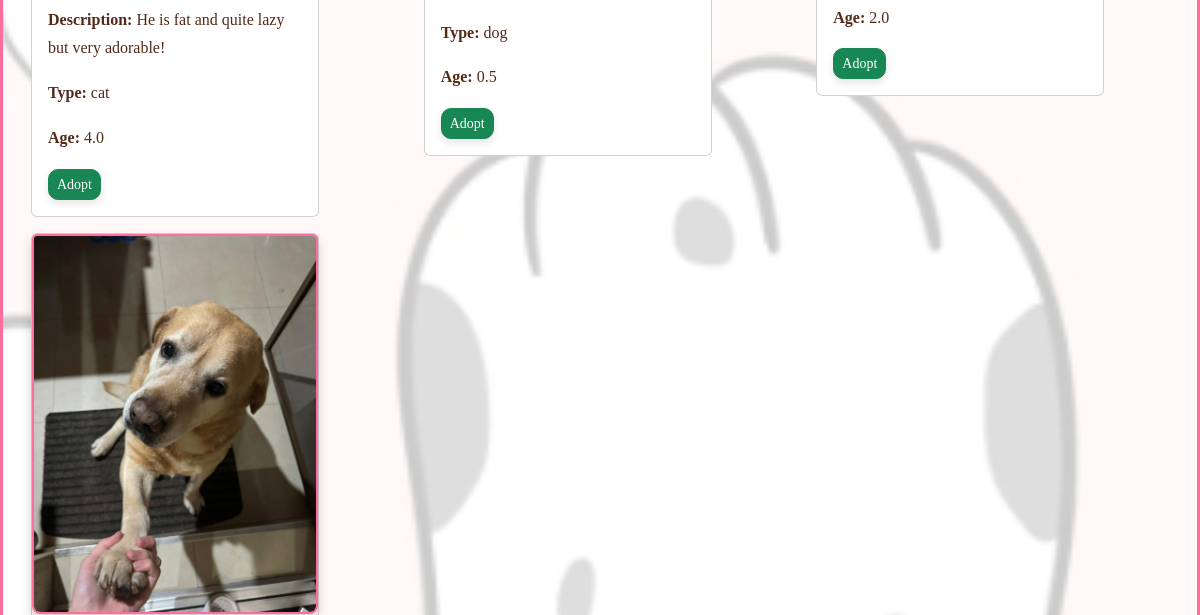
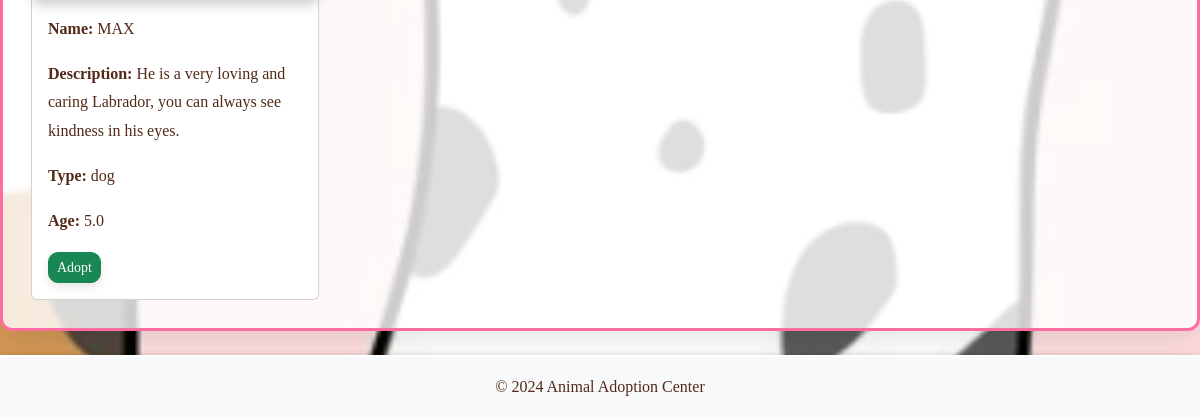
Before: /search (lower part) with the older database file (2 pictures, top to bottom).
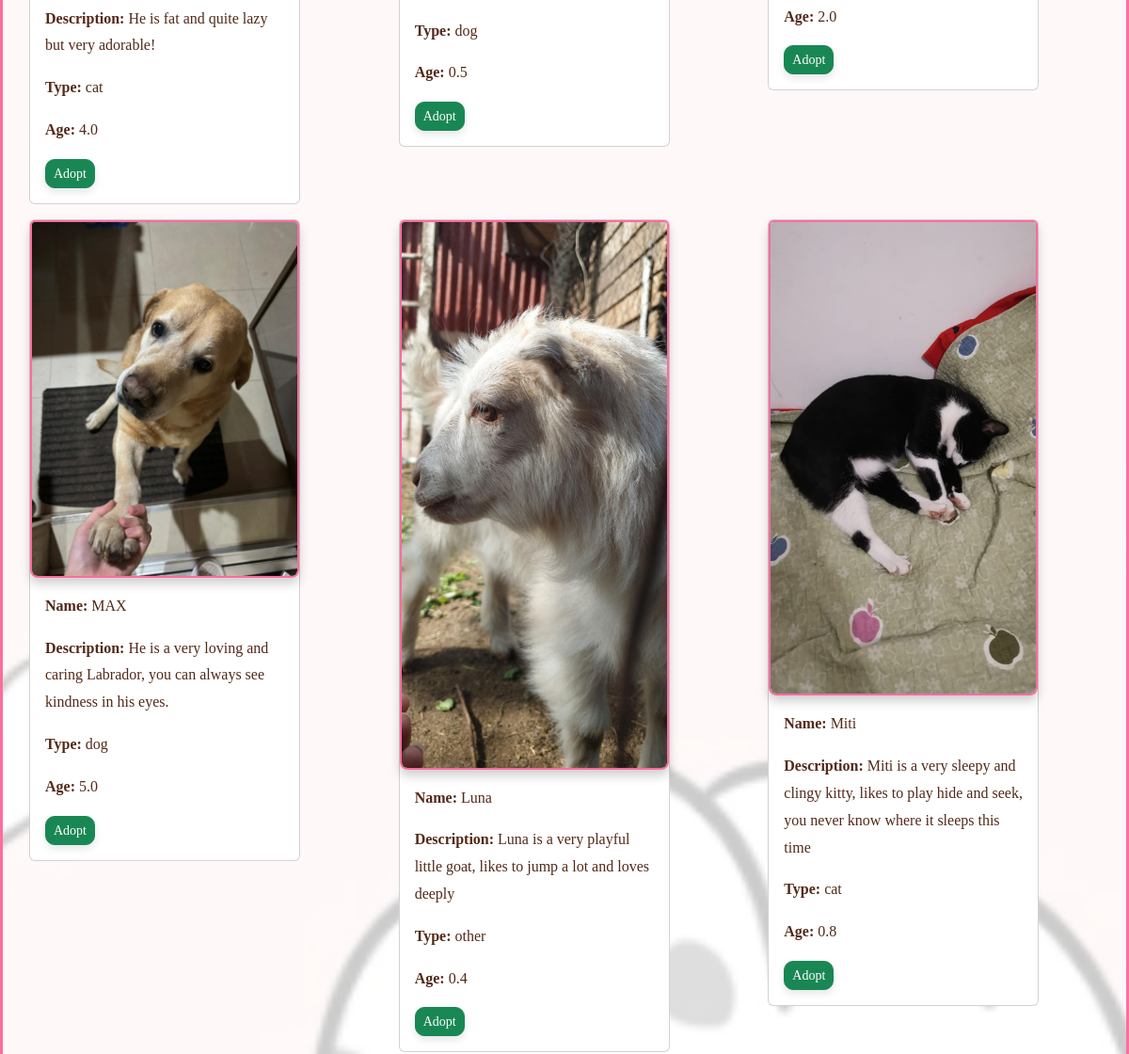
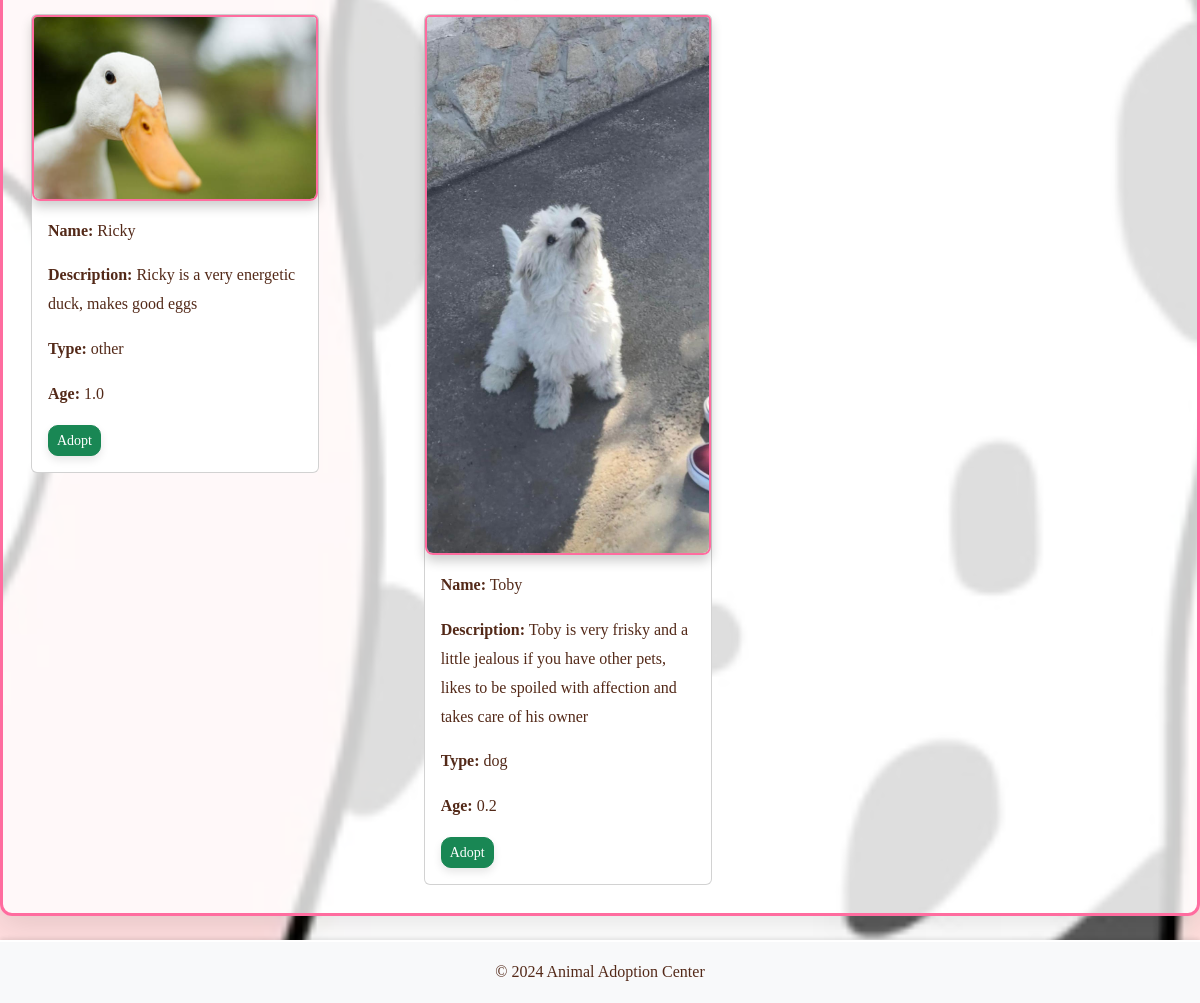
After: the same page with the newer database file (2 pictures, top to bottom).
### app/models.py (models this page shows, shortened)
class Animal(db.Model):
    id = db.Column(db.Integer, primary_key=True)
    name = db.Column(db.String(100), nullable=False)
    age = db.Column(db.String(20), nullable=False)  # Age stored as string (e.g., "2 years")
    animal_type = db.Column(db.String(50), nullable=False)  # e.g., "dog", "cat"
    description = db.Column(db.Text, nullable=True)
    image = db.Column(db.String(255), nullable=False)  # Path to the image file

### app/backend/routes.py (the view)
@main.route('/search')
def search_animals():
    query = request.args.get('q', '').lower()
    results = Animal.query.filter(Animal.animal_type.ilike(f'%{query}%')).all()
    return render_template('animal_search_result.html', animals=results, query=query)

### app/frontend/templates/animal_search_result.html (shortened to what this page needs)
{% extends "home.html" %}
{% block content %}
<div class="row">
    {% if animals %}
        {% for animal in animals %}
        <div class="col-12 col-md-6 col-lg-4">
            <div class="card m-2" style="width: 18rem;">
                <img src="{{ url_for('static', filename=animal.image) }}" class="card-img-top" alt="{{ animal.name }}">
                <div class="card-body">
                    <p class="card-text"><strong>Name:</strong> {{ animal.name }}</p>
                    <p class="card-text"><strong>Description:</strong> {{ animal.description }}</p>
                    <p class="card-text"><strong>Type:</strong> {{ animal.animal_type }}</p>
                    <p class="card-text"><strong>Age:</strong> {{ animal.age }}</p>
                    <div class="d-flex justify-content-between mt-2">
                        {% if not current_user.is_admin %}
                        <a href="{{ url_for('main.adopt_animal', animal_id=animal.id) }}" class="btn btn-success btn-sm">Adopt</a>
                        {% endif %}
                    </div>
                </div>
            </div>
        </div>
        {% endfor %}
    {% else %}
        <p class="text-center">No results found for your query.</p>
    {% endif %}
</div>
{% endblock %}

### app/frontend/templates/home.html (shortened to what this page needs)
<!DOCTYPE html>
<html lang="en">
<head>
    <link rel="stylesheet" href="https://cdn.jsdelivr.net/npm/bootstrap@5.3.0/dist/css/bootstrap.min.css">
    <link rel="stylesheet" href="{{ url_for('static', filename='css/style.css') }}">
</head>
<body>
    <<div class="container mt-4">
        {% block content %}{% endblock %}
    </div>
    <footer class="text-center py-3 mt-4 bg-light">
        <p>&copy; 2024 Animal Adoption Center</p>
    </footer>
</body>
</html>

### app/frontend/static/css/style.css (style rules this page uses)
body { font-family: 'Georgia', serif; background-color: #FDDCDDFF; margin: 0; padding: 0; background-image: url('/static/images/background.png'); background-size: cover; background-repeat: no-repeat; background-attachment: fixed; background-position: center; }
img { border-radius: 8px; box-shadow: 0 6px 12px rgba(0, 0, 0, 0.2); border: 2px solid #ff6c9f; }
.container { background-color: rgba(255, 255, 255, 0.8); border: 3px solid #ff6c9f; border-radius: 12px; padding: 40px; box-shadow: 0 10px 30px rgba(0, 0, 0, 0.1); max-width: 1200px; margin: 20px auto; }
footer { background-color: #40061E; color: #ffffff; padding: 20px; text-align: center; box-shadow: 0 -2px 4px rgba(0, 0, 0, 0.1); }
footer p { margin: 0; }
p { line-height: 1.8; color: #532918; }
.btn { transition: background-color 0.3s ease, transform 0.3s ease; }
.card-img-top { transition: transform 0.3s ease; }
.btn { border-radius: 10px; box-shadow: 0px 4px 8px rgba(0, 0, 0, 0.1); }
body { background-color: #cdc5c5; color: #333; }
footer { background-color: #084e0b; color: white; border-top: 2px solid #fff; }
footer { padding: 20px 0; text-align: center; background-color: #4b614c; color: white; border-top: 2px solid #fff; }
.card { transition: transform 0.3s ease; }
.container { padding: 20px; }
img { max-width: 100%; height: auto; display: block; margin: 0 auto; }

Changed rows visible on the page:
added Animal: image+name (picture), name "Luna", description "Luna is a very playful little goat, likes to jump a lot and loves deeply", animal_type "other", age "0.4"
added Animal: image+name (picture), name "Miti", description "Miti is a very sleepy and clingy kitty, likes to play hide and seek, you never know where it sleeps this time", animal_type "cat", age "0.8"
added Animal: image+name (picture), name "Ricky", description "Ricky is a very energetic duck, makes good eggs", animal_type "other", age "1.0"
added Animal: image+name (picture), name "Toby", description "Toby is very frisky and a little jealous if you have other pets, likes to be spoiled with affection and takes care of his owner", animal_type "dog", age "0.2"
